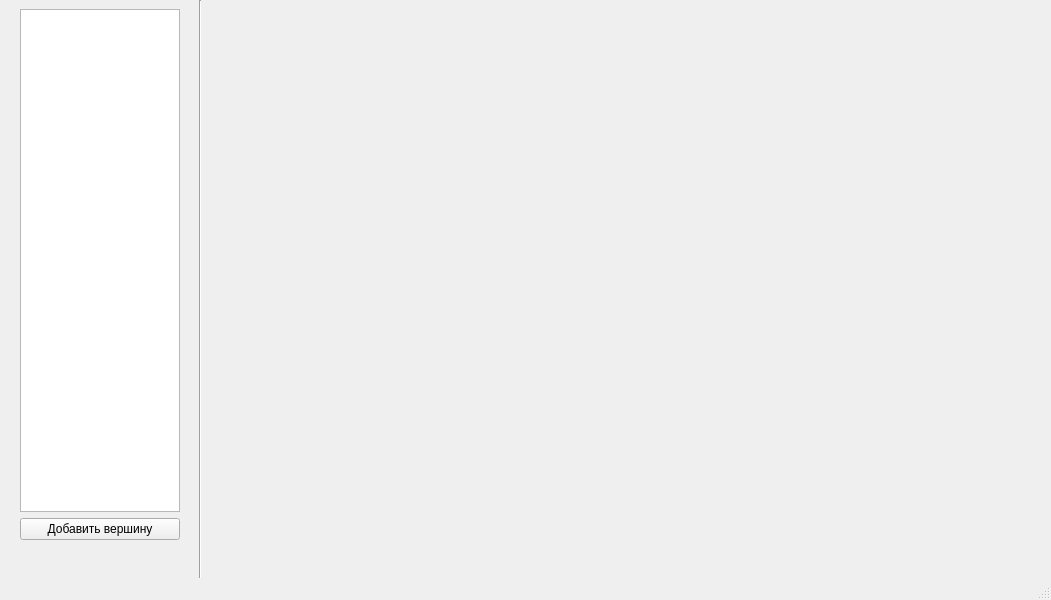
<?xml version="1.0" encoding="UTF-8"?>
<ui version="4.0">
 <class>MainWindow</class>
 <widget class="QMainWindow" name="MainWindow">
  <property name="geometry">
   <rect>
    <x>0</x>
    <y>0</y>
    <width>1051</width>
    <height>600</height>
   </rect>
  </property>
  <property name="windowTitle">
   <string>MainWindow</string>
  </property>
  <widget class="QWidget" name="centralwidget">
   <widget class="QWidget" name="gridLayoutWidget">
    <property name="geometry">
     <rect>
      <x>220</x>
      <y>10</y>
      <width>821</width>
      <height>531</height>
     </rect>
    </property>
    <layout class="QGridLayout" name="gridLayout"/>
   </widget>
   <widget class="Line" name="line">
    <property name="geometry">
     <rect>
      <x>190</x>
      <y>0</y>
      <width>20</width>
      <height>581</height>
     </rect>
    </property>
    <property name="orientation">
     <enum>Qt::Vertical</enum>
    </property>
   </widget>
   <widget class="QWidget" name="verticalLayoutWidget">
    <property name="geometry">
     <rect>
      <x>20</x>
      <y>9</y>
      <width>160</width>
      <height>531</height>
     </rect>
    </property>
    <layout class="QVBoxLayout" name="verticalLayout">
     <item>
      <widget class="QListWidget" name="listWidget"/>
     </item>
     <item>
      <widget class="QPushButton" name="addPointBtn">
       <property name="text">
        <string>Добавить вершину</string>
       </property>
      </widget>
     </item>
    </layout>
   </widget>
  </widget>
  <widget class="QMenuBar" name="menubar">
   <property name="geometry">
    <rect>
     <x>0</x>
     <y>0</y>
     <width>1051</width>
     <height>21</height>
    </rect>
   </property>
  </widget>
  <widget class="QStatusBar" name="statusbar"/>
 </widget>
 <resources/>
 <connections/>
</ui>
